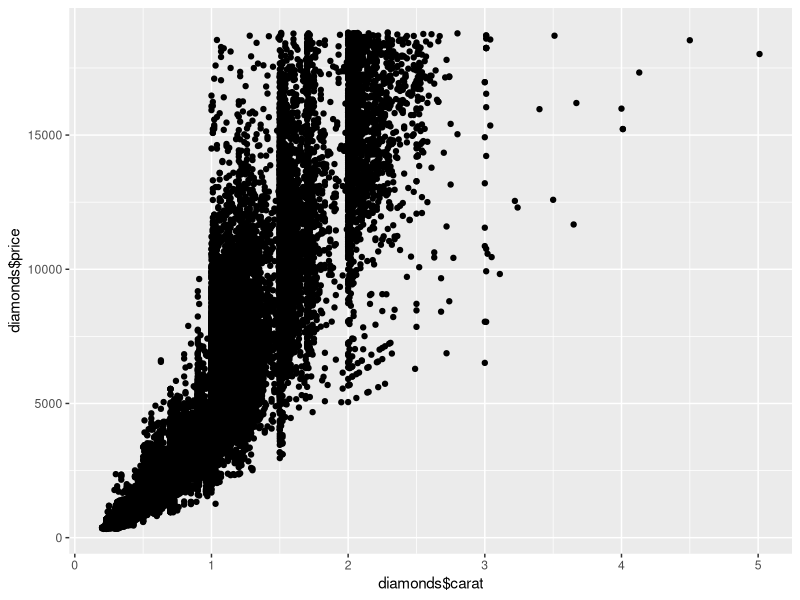
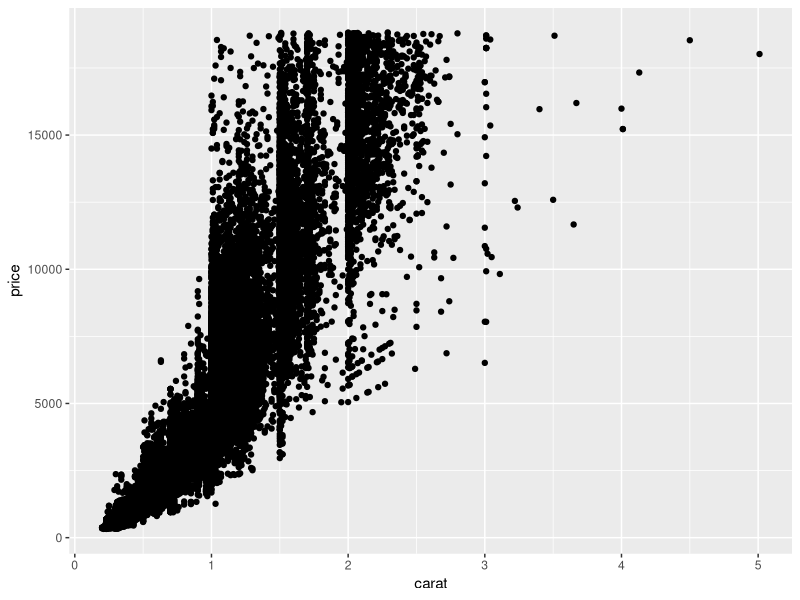
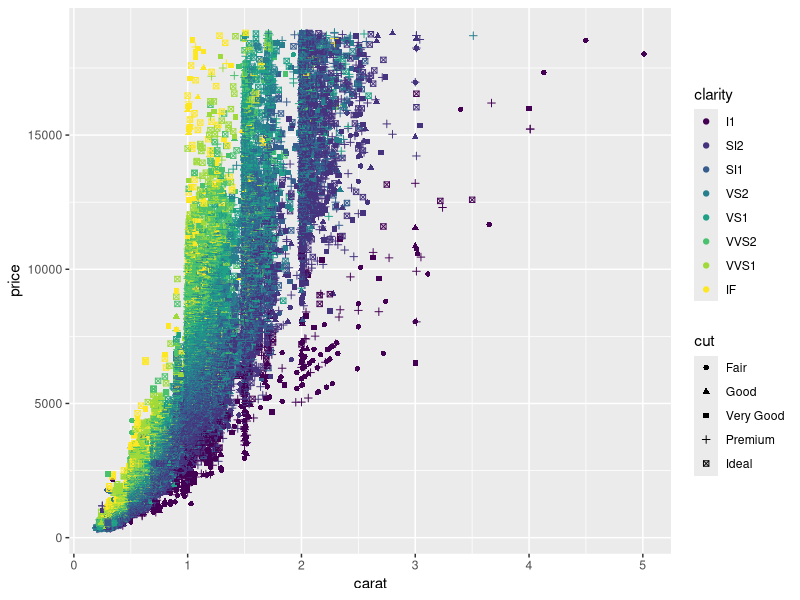
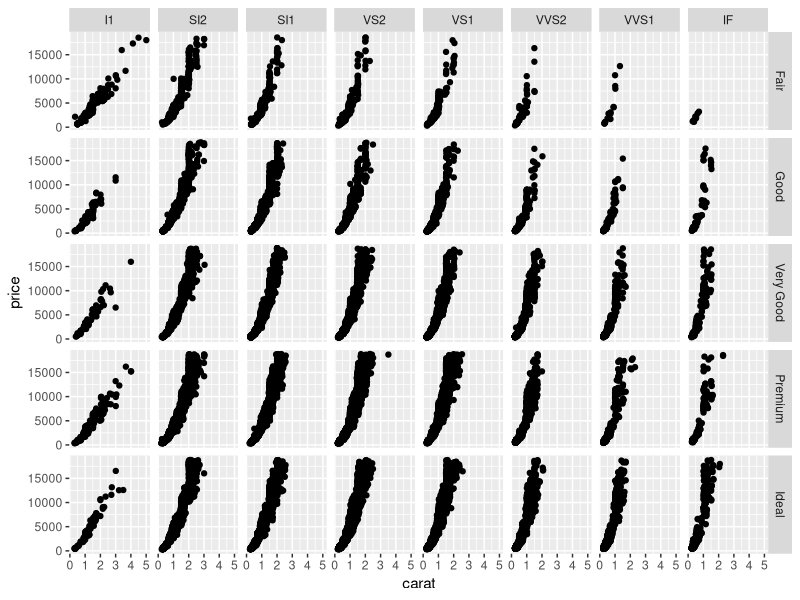
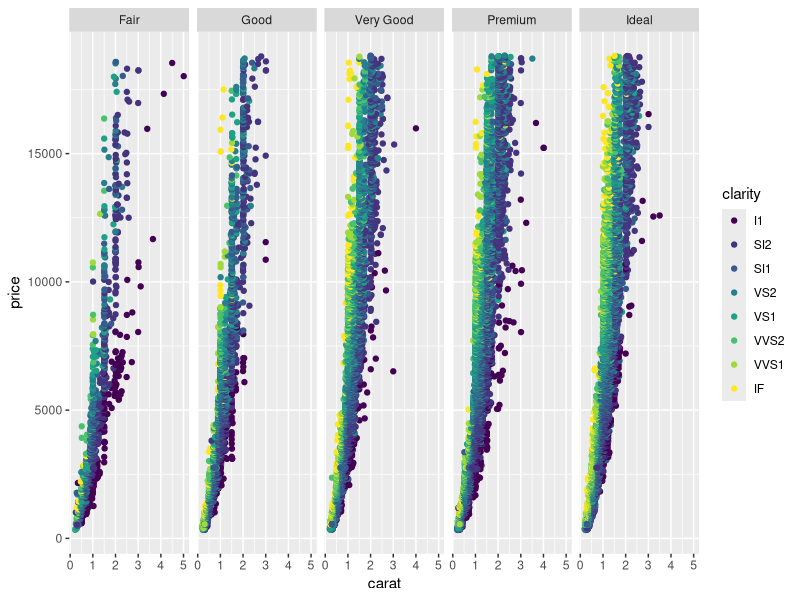
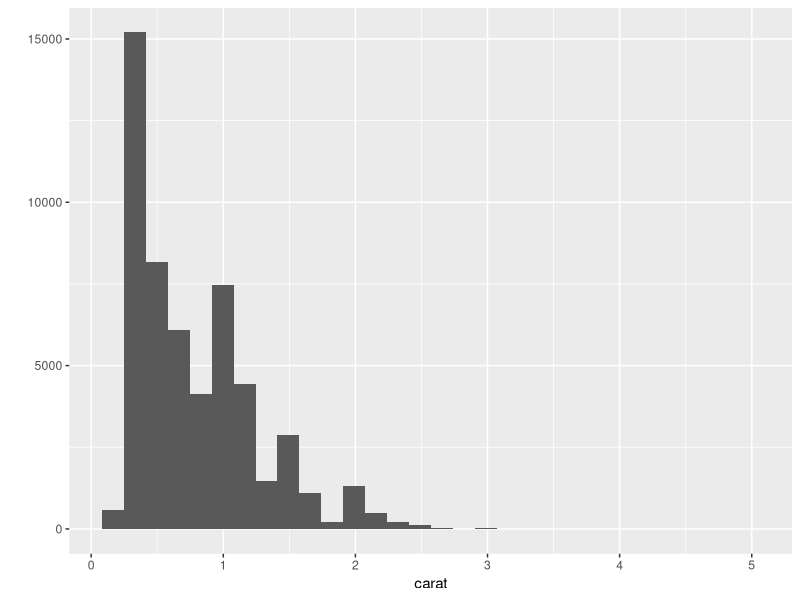
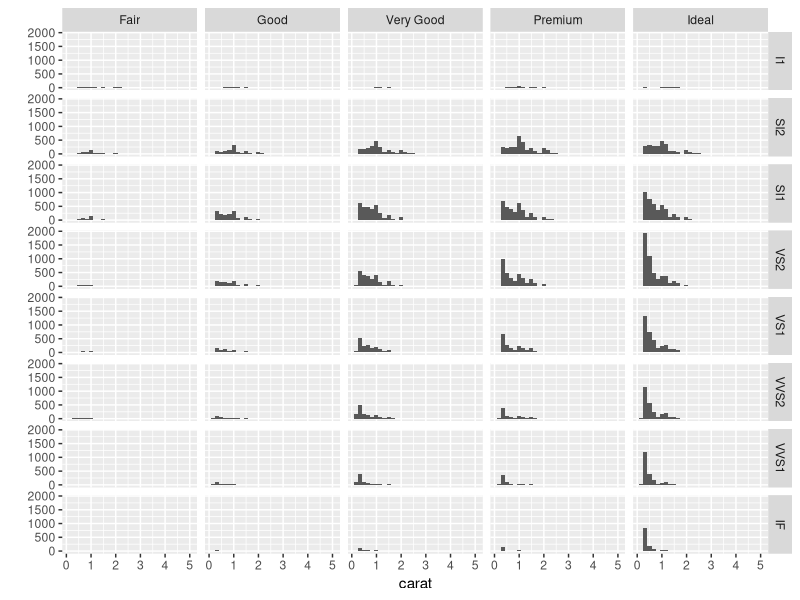
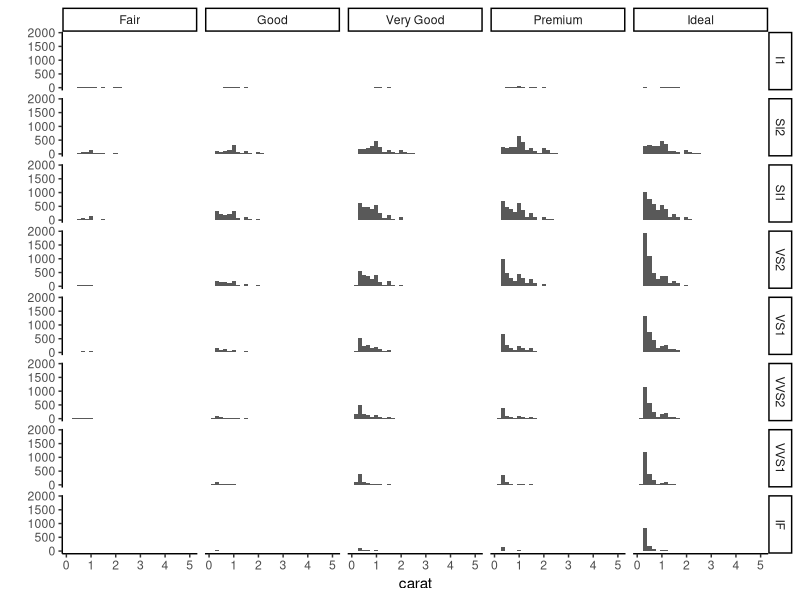

Here is the R script that generated these plots, in order: (Note: this script raises an error after producing the figures.)
## ---- chunk 1
library(ggplot2)
## ---- chunk 2
head(diamonds)
qplot(diamonds$carat, diamonds$price)
## ---- chunk 3
qplot(carat, price, data = diamonds)
## ---- chunk 4
qplot(carat, price, shape = cut, color = clarity, data = diamonds)
## ---- chunk 5
qplot(carat, price, facets = cut ~ clarity, data = diamonds)
## ---- chunk 6
qplot(carat, price, color = clarity, facets = . ~ cut, data = diamonds)
## ---- chunk 7
qplot(carat, geom="histogram", data = diamonds)
## ---- chunk 8
qplot(carat, geom="histogram", facets = clarity ~ cut, data = diamonds)
## ---- chunk 9
qplot(carat, geom="histogram", facets = clarity ~ cut, data = diamonds) +
  theme_classic()
## ---- chunk 10
d <- ggplot(diamonds, aes(x=carat, y=price)) # first you set the aesthetic and dataset
d + geom_point() # then you add geoms
d + geom_point(aes(colour = carat)) # and you can keep doing this to add layers to the plot
## ---- chunk 11
d <- ggplot(diamonds, aes(x=carat, y=price)) + 
  geom_point(aes(colour = carat))
d
## ---- chunk 12
d <- ggplot(diamonds, aes(x=price)) +
  geom_histogram()
d
## ---- chunk 13
library(tidyr)
library(dplyr)

sem <- function(x) {sd(x) / sqrt(length(x))}
ci95 <- function(x) {sem(x) * 1.96}
## ---- chunk 14
subinfo <- read.csv("../data/sklar_expt6_subinfo_corrected.csv")
d.a <- read.csv("../data/sklar_expt6a_corrected.csv")
d.b <- read.csv("../data/sklar_expt6b_corrected.csv")
## ---- chunk 15
d.a <- d.a %>%
  gather(subid, rt, X1:X21) %>%
  mutate(rt = extract_numeric(rt)) %>%
  mutate(subid = extract_numeric(subid))

d.b <- d.b %>%
  gather(subid, rt, X22:X42) %>%
  mutate(rt = extract_numeric(rt)) %>%
  mutate(subid = extract_numeric(subid))
## ---- chunk 16
d <- bind_rows(d.a, d.b)
## ---- chunk 17
d <- left_join(subinfo, d)
## ---- chunk 18
d$presentation.time <- factor(d$presentation.time)
levels(d$operand) <- c("addition","subtraction")
## ---- chunk 19
library(ggplot2)
qplot(rt, geom="histogram", data = d) + 
  geom_vline(aes(xintercept=mean(rt, na.rm=T)),   # Ignore NA values for mean
             color="red", linetype="dashed", size=1)
## ---- chunk 20

## ---- chunk 21
d$subjective.test <- as.factor(d$subjective.test)
d.test <- d %>%
  group_by(subjective.test) %>%
  summarise(mean = mean(objective.test))

qplot(objective.test, geom="histogram", fill = subjective.test, data = d) +
  facet_wrap(~subjective.test, ncol=1) +
  geom_vline(data = d.test, aes(xintercept=mean, colour = subjective.test, na.rm=T),   # Ignore NA values for mean
             linetype="dashed", size=1)

## ---- chunk 22
ds <- d %>%
  filter(subjective.test != 0) %>%
  filter(objective.test > .6)
## ---- chunk 23
ds_byCond <- ds %>%
  group_by(subid, presentation.time, congruent) %>%
  summarise(
    mean = mean(rt, na.rm = TRUE)
    ) %>%
  spread(congruent, mean) %>%
  mutate(diff = no - yes)
  
ds_means <- ds_byCond %>%
  group_by(presentation.time) %>%
  summarise(
    mean = mean(diff, na.rm = TRUE),
    sem = sem(na.omit(diff))
    )
## ---- chunk 24
means.barplot <- qplot(x=presentation.time, y=mean, fill=presentation.time,
                       data=ds_means, geom="bar", stat="identity",
                       position="dodge") +
  geom_errorbar(aes(ymax=mean+sem,
                    ymin=mean-sem),
                    position=position_dodge()
                    ) 
means.barplot # why does 1700 look different?
## ---- chunk 25

## ---- chunk 26
ds_byCond <- ds %>%
  group_by(subid, operand, presentation.time, congruent) %>%
  summarise(
    mean = mean(rt, na.rm = TRUE)
    ) %>%
  spread(congruent, mean) %>%
  mutate(diff = no - yes)
  
ds_means <- ds_byCond %>%
  group_by(operand, presentation.time) %>%
  summarise(
    mean = mean(diff, na.rm = TRUE),
    sem = sem(na.omit(diff))
    )
means.barplot <- qplot(x=presentation.time, y=mean, fill=presentation.time,
                       data=ds_means, geom="bar", stat="identity",
                       position="dodge") +
  geom_errorbar(aes(ymax=mean+sem,
                    ymin=mean-sem),
                    position=position_dodge()
                    ) +
  facet_wrap(~operand)
means.barplot
## ---- chunk 27
library(lme4)
lmer <- lmer(diff~presentation.time * operand + (1|subid), data=ds_byCond) # no interaction
